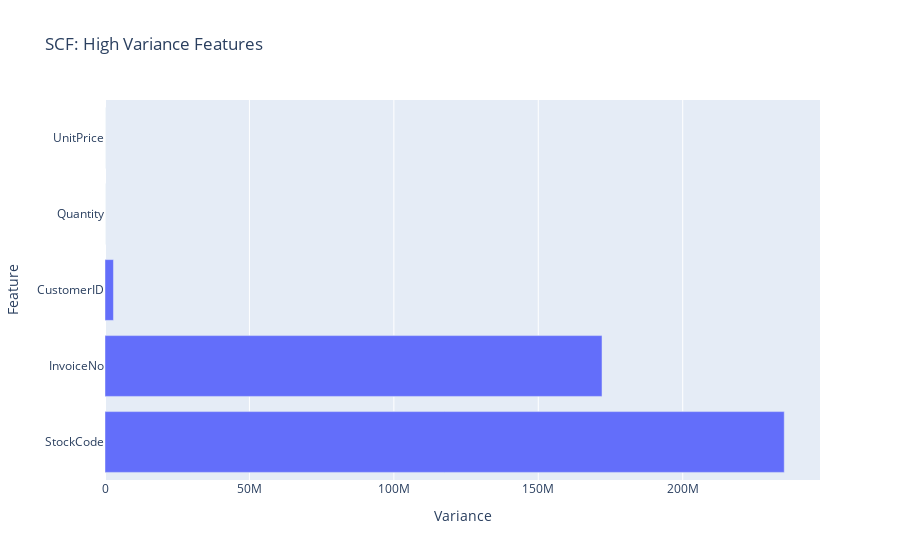

The cell this chart's notebook holds for it:
### Code cell
# horizontal bar chart of top_ten_var
fig = px.bar(
x = top_ten_var,
y = top_ten_var.index,
orientation='h',
title = "SCF: High Variance Features"
)

fig.update_layout(
xaxis_title="Variance",
yaxis_title="Feature"
)

fig.show()

### Figure 1 — Plotly figure (JSON) as saved in the notebook; plotly's stock layout.template omitted (floating-point values rounded to 4 significant figures)
{"data": [{"hovertemplate": "x=%{x}<br>y=%{y}<extra></extra>", "legendgroup": "", "marker": {"color": "#636efa", "pattern": {"shape": ""}}, "name": "", "orientation": "h", "showlegend": false, "textposition": "auto", "type": "bar", "x": [235200000.0, 172100000.0, 2930000.0, 46.14, 2.4], "xaxis": "x", "y": ["StockCode", "InvoiceNo", "CustomerID", "Quantity", "UnitPrice"], "yaxis": "y"}], "layout": {"barmode": "relative", "legend": {"tracegroupgap": 0}, "title": {"text": "SCF: High Variance Features"}, "xaxis": {"anchor": "y", "domain": [0, 1], "title": {"text": "Variance"}}, "yaxis": {"anchor": "x", "domain": [0, 1], "title": {"text": "Feature"}}}}
